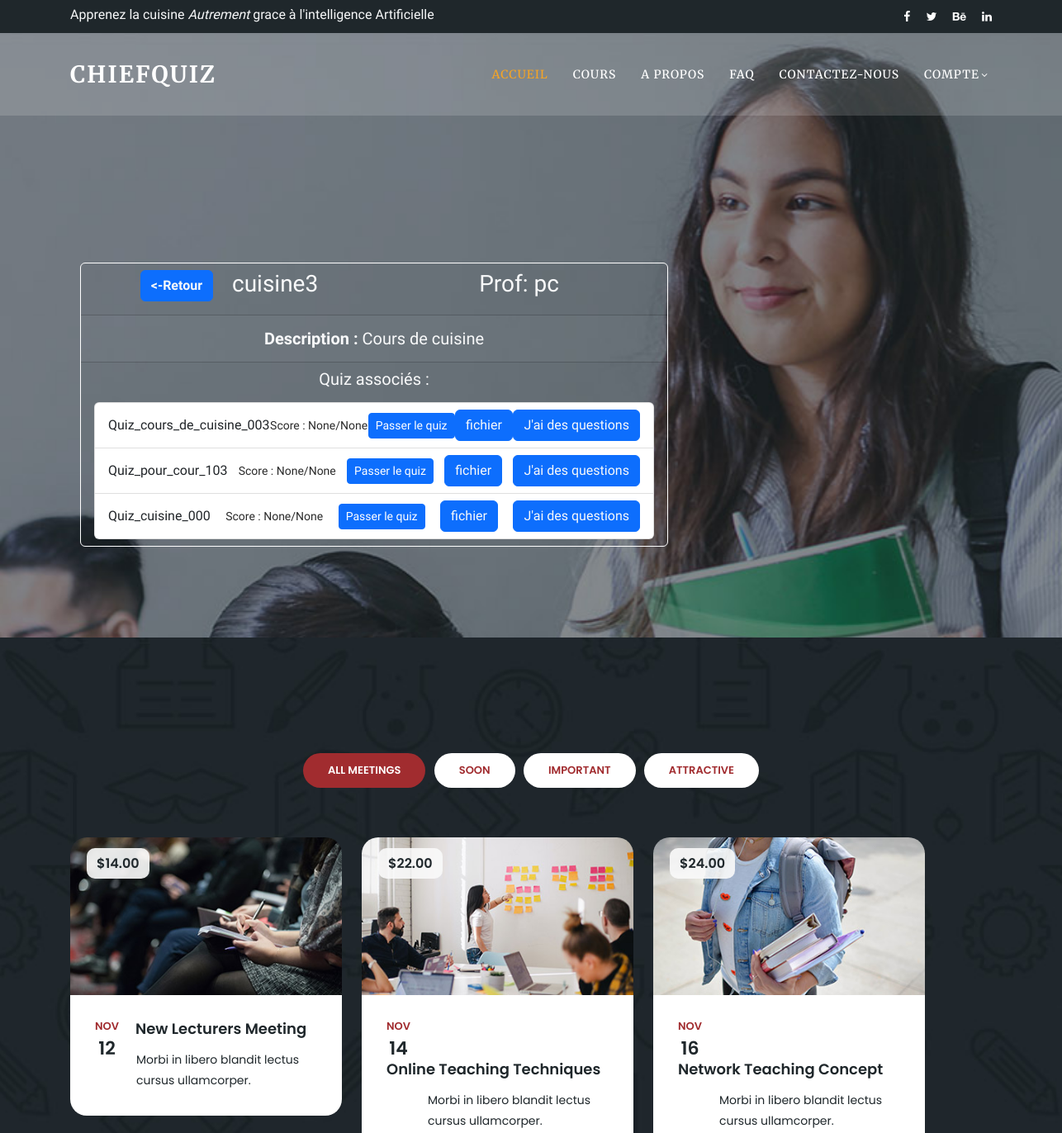
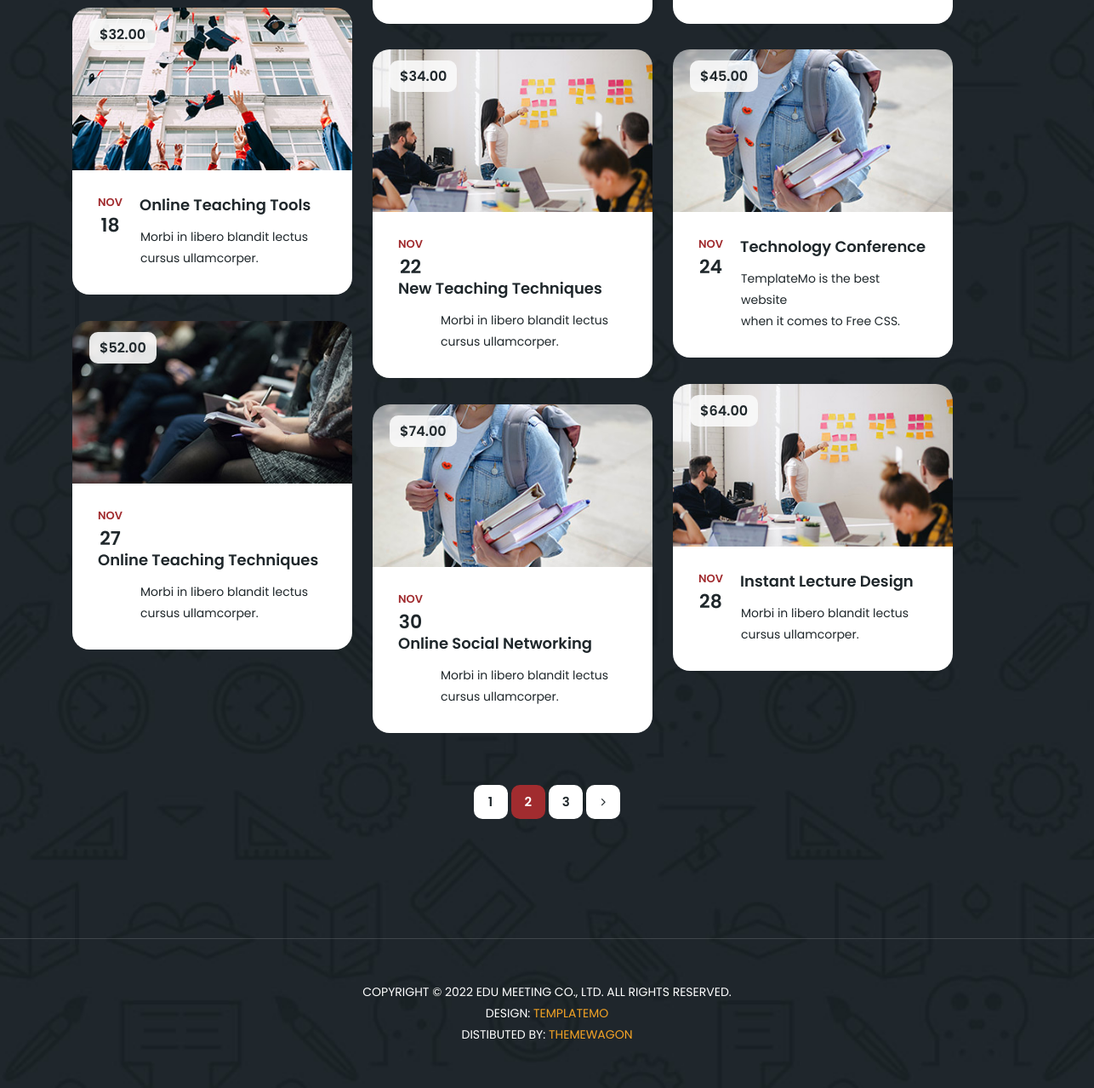
Screenshot of /course/9/ with the database file from the repository (2 pictures, top to bottom).
### lessons/models.py (models this page shows, shortened)
class Cours(models.Model):
    title = models.CharField(max_length=255)
    description  = models.CharField(max_length=255)
    file = models.FileField(upload_to=clean_filename)
    professeur = models.ForeignKey(Professeur, on_delete=models.CASCADE)
    etudiant = models.ManyToManyField(Etudiant)

class Professeur(models.Model):
    username = models.OneToOneField(User, on_delete=models.CASCADE)
    numero_de_carte = models.CharField(max_length=20, unique=True, blank=True, null=True)  # Numéro de carte étudiant
    phone = models.CharField(max_length=15, blank=True, null=True)  # Téléphone
    nom = models.CharField(max_length=100, null = False, blank= False)
    email = models.EmailField(max_length=100, null = False, blank= False)

class Quiz(models.Model):
    quiz_title = models.CharField(max_length=255)
    quiz_description = models.CharField(max_length=255)
    course = models.ForeignKey(Cours, on_delete=models.CASCADE, related_name="quizzes")
    total_score = models.IntegerField(null=True, blank=True )
    max_score = models.IntegerField(null=True, blank=True )

### lessons/views.py (the view)
# urls.py: path('course/<int:course_id>/', views.course_details, name='course_details'),
def course_details(request, course_id):
    course = get_object_or_404(Cours, id=course_id)
    quizzes = Quiz.objects.filter(course=course)
    context = {
        'course': course,
        'quizzes': quizzes,
        'is_staff': request.user.is_staff,
    }
    return render(request, 'cours_details.html', context)

### templates/cours_details.html (shortened to what this page needs)
<!doctype html>
{% load static %}
<head>
    <link href="https://cdn.jsdelivr.net/npm/bootstrap@5.2.3/dist/css/bootstrap.min.css" rel="stylesheet"
>
<link rel="stylesheet" href="https://cdnjs.cloudflare.com/ajax/libs/font-awesome/5.13.0/css/all.min.css">
    <link rel="stylesheet" href="{% static 'assets/css/fontawesome.css' %}">
    <link rel="stylesheet" href="{% static 'assets/css/templatemo-edu-meeting.css' %}">
    <link rel="stylesheet" href="{% static 'assets/css/owl.css' %}">
    <link rel="stylesheet" href="{% static 'assets/css/lightbox.css' %}">
</head>
<body>
 <div class="sub-header">
  <div class="container">
    <div class="row">
      <div class="col-lg-8 col-sm-8">
        <div class="left-content pt-2">
          <h6 class="redressed text-light">Apprenez la cuisine <em>Autrement</em> grace à l'intelligence Artificielle</h6>
        </div>
      </div>
      <div class="col-lg-4 col-sm-4">
        <div class="right-icons">
          <ul>
            <li><a href="#"><i class="fa fa-facebook"></i></a></li>
            <li><a href="#"><i class="fa fa-twitter"></i></a></li>
            <li><a href="#"><i class="fa fa-behance"></i></a></li>
            <li><a href="#"><i class="fa fa-linkedin"></i></a></li>
          </ul>
        </div>
      </div>
    </div>
  </div>
</div>
 <header class="header-area header-sticky">
  <div class="container">
      <div class="row">
          <div class="col-12">
              <nav class="main-nav">
                  <a href="{% url 'index' %}" class="logo merriweather">
                     ChiefQuiz
                  </a>
                  <ul class="nav merriweather">
                      <li class="scroll-to-section"><a href="{% url 'index' %}" class="active">Accueil</a></li>
                      <li><a href="{% url 'lescours' %}" class="merriweather">Cours</a></li>
                      <li class="scroll-to-section"><a href="#apply">A propos</a></li>
                      <li class="scroll-to-section1"><a href="{% url 'faquestion' %}">FAQ</a></li>
                      <li class="scroll-to-section"><a href="#contact">Contactez-nous</a></li>
                      <li class="has-sub">
                        <a href="javascript:void(0)">Compte</a>
                    </li>
                  </ul>
              </nav>
          </div>
      </div>
  </div>
</header>
<section class="heading-page header-text" id="top">
    <div class="container merriweather">
      <div class="row">
        <div class="col-lg-8">
          <div class="container mt-5">
            <div class="card redressed bg-transparent text-light" style="border: solid 1px white;">
                <div class="card-header text-center">
                    <h3 class="card-title">
                      <div class="row">
                      <div class="col"><a class="btn btn-primary text-light me-3" href="{% url 'index' %}" ><strong> <-Retour</strong></a> {{ course.title }} </div>
                      <div class="col">Prof: {{ course.professeur.username }}</div>
                    </div>
                    </h3>
                </div>
                <div class="card-body text-light ">
                    <h5><strong class="text-light">Description :</strong> {{ course.description }}</h5>
                </div>
                <div class="card-footer">
                    {% if quizzes %}
                        <h5 class="mb-3">Quiz associés :</h5>
                        <ul class="list-group">
                            {% for quiz in quizzes %}
                                <li class="list-group-item d-flex justify-content-between align-items-center">
                                    {{ quiz.quiz_title }}
                                    {% if not is_staff %}
                                    <p>Score : {{quiz.total_score}}/{{quiz.max_score}}</p>
                                    <a href="{% url 'quiz_details' quiz.id  %}" class="btn btn-primary btn-sm">Passer le quiz</a>
                                    {% else %}
                                    <a href="{% url 'quiz'   %}" class="btn btn-primary btn-sm">Ajouter</a>
                                    <a href="{% url 'quiz_details' quiz.id  %}" class="btn btn-primary btn-sm">Voir le quiz</a>
                                    {% endif %}
                                    {% if course.file %}
                                    <a href="{{ course.file.url }}" class="btn btn-primary text-light " target="_blank"> fichier </a>
                                    <a href="{% url 'ask_ai' course.id %}" class="btn btn-primary text-light" >J'ai des questions</a>
                                    {% else %}
                                        <p class="text-danger">Aucun fichier disponible pour ce cours.</p>
                                    {% endif %}
                                </li>
                            {% endfor %}
                        </ul>
                    {% else %}
                        <p class="text-warning">Aucun quiz associé à ce cours pour le moment.</p>
                    {% endif %}
                </div>
            </div>
        </div>
        </div>
      </div>
    </div>
  </section>
  <section class="meetings-page" id="meetings">
    <div class="container">
      <div class="row">
        <div class="col-lg-12">
          <div class="row">
            <div class="col-lg-12">
              <div class="filters">
                <ul>
                  <li data-filter="*"  class="active">All Meetings</li>
                  <li data-filter=".soon">Soon</li>
                  <li data-filter=".imp">Important</li>
                  <li data-filter=".att">Attractive</li>
                </ul>
              </div>
            </div>
            <div class="col-lg-12">
              <div class="row grid">
                <div class="col-lg-4 templatemo-item-col all soon">
                  <div class="meeting-item">
                    <div class="thumb">
                      <div class="price">
                        <span>$14.00</span>
                      </div>
                      <a href="meeting-details.html"><img src="assets/images/meeting-01.jpg" alt=""></a>
                    </div>
                    <div class="down-content">
                      <div class="date">
                        <h6>Nov <span>12</span></h6>
                      </div>
                      <a href="meeting-details.html"><h4>New Lecturers Meeting</h4></a>
                      <p>Morbi in libero blandit lectus<br>cursus ullamcorper.</p>
                    </div>
                  </div>
                </div>
                <div class="col-lg-4 templatemo-item-col all imp">
                  <div class="meeting-item">
                    <div class="thumb">
                      <div class="price">
                        <span>$22.00</span>
                      </div>
                      <a href="meeting-details.html"><img src="assets/images/meeting-02.jpg" alt=""></a>
                    </div>
                    <div class="down-content">
                      <div class="date">
                        <h6>Nov <span>14</span></h6>
                      </div>
                      <a href="meeting-details.html"><h4>Online Teaching Techniques</h4></a>
                      <p>Morbi in libero blandit lectus<br>cursus ullamcorper.</p>
                    </div>
                  </div>
                </div>
                <div class="col-lg-4 templatemo-item-col all soon">
                  <div class="meeting-item">
                    <div class="thumb">
                      <div class="price">
                        <span>$24.00</span>
                      </div>
                      <a href="meeting-details.html"><img src="assets/images/meeting-03.jpg" alt=""></a>
                    </div>
                    <div class="down-content">
                      <div class="date">
                        <h6>Nov <span>16</span></h6>
                      </div>
                      <a href="meeting-details.html"><h4>Network Teaching Concept</h4></a>
                      <p>Morbi in libero blandit lectus<br>cursus ullamcorper.</p>
                    </div>
                  </div>
                </div>
                <div class="col-lg-4 templatemo-item-col all att">
                  <div class="meeting-item">
                    <div class="thumb">
                      <div class="price">
                        <span>$32.00</span>
                      </div>
                      <a href="meeting-details.html"><img src="assets/images/meeting-04.jpg" alt=""></a>
                    </div>
                    <div class="down-content">
                      <div class="date">
                        <h6>Nov <span>18</span></h6>
                      </div>
                      <a href="meeting-details.html"><h4>Online Teaching Tools</h4></a>
                      <p>Morbi in libero blandit lectus<br>cursus ullamcorper.</p>
                    </div>
                  </div>
                </div>
                <div class="col-lg-4 templatemo-item-col all att">
                  <div class="meeting-item">
                    <div class="thumb">
                      <div class="price">
                        <span>$34.00</span>
                      </div>
                      <a href="meeting-details.html"><img src="assets/images/meeting-02.jpg" alt=""></a>
                    </div>
                    <div class="down-content">
                      <div class="date">
                        <h6>Nov <span>22</span></h6>
                      </div>
                      <a href="meeting-details.html"><h4>New Teaching Techniques</h4></a>
                      <p>Morbi in libero blandit lectus<br>cursus ullamcorper.</p>
                    </div>
                  </div>
                </div>
                <div class="col-lg-4 templatemo-item-col all imp">
                  <div class="meeting-item">
                    <div class="thumb">
                      <div class="price">
                        <span>$45.00</span>
                      </div>
                      <a href="meeting-details.html"><img src="assets/images/meeting-03.jpg" alt=""></a>
                    </div>
                    <div class="down-content">
                      <div class="date">
                        <h6>Nov <span>24</span></h6>
                      </div>
                      <a href="meeting-details.html"><h4>Technology Conference</h4></a>
                      <p>TemplateMo is the best website<br>when it comes to Free CSS.</p>
                    </div>
                  </div>
                </div>
                <div class="col-lg-4 templatemo-item-col all imp att">
                  <div class="meeting-item">
                    <div class="thumb">
                      <div class="price">
                        <span>$52.00</span>
                      </div>
                      <a href="meeting-details.html"><img src="assets/images/meeting-01.jpg" alt=""></a>
                    </div>
                    <div class="down-content">
                      <div class="date">
                        <h6>Nov <span>27</span></h6>
                      </div>
                      <a href="meeting-details.html"><h4>Online Teaching Techniques</h4></a>
                      <p>Morbi in libero blandit lectus<br>cursus ullamcorper.</p>
                    </div>
                  </div>
                </div>
                <div class="col-lg-4 templatemo-item-col all soon imp">
                  <div class="meeting-item">
                    <div class="thumb">
                      <div class="price">
                        <span>$64.00</span>
                      </div>
                      <a href="meeting-details.html"><img src="assets/images/meeting-02.jpg" alt=""></a>
                    </div>
                    <div class="down-content">
                      <div class="date">
                        <h6>Nov <span>28</span></h6>
                      </div>
                      <a href="meeting-details.html"><h4>Instant Lecture Design</h4></a>
                      <p>Morbi in libero blandit lectus<br>cursus ullamcorper.</p>
                    </div>
                  </div>
                </div>
                <div class="col-lg-4 templatemo-item-col all att soon">
                  <div class="meeting-item">
                    <div class="thumb">
                      <div class="price">
                        <span>$74.00</span>
                      </div>
                      <a href="meeting-details.html"><img src="assets/images/meeting-03.jpg" alt=""></a>
                    </div>
                    <div class="down-content">
                      <div class="date">
                        <h6>Nov <span>30</span></h6>
                      </div>
                      <a href="meeting-details.html"><h4>Online Social Networking</h4></a>
                      <p>Morbi in libero blandit lectus<br>cursus ullamcorper.</p>
                    </div>
                  </div>
                </div>
              </div>
            </div>
            <div class="col-lg-12">
              <div class="pagination">
                <ul>
                  <li><a href="#">1</a></li>
                  <li class="active"><a href="#">2</a></li>
                  <li><a href="#">3</a></li>
                  <li><a href="#"><i class="fa fa-angle-right"></i></a></li>
                </ul>
              </div>
            </div>
          </div>
        </div>
      </div>
    </div>
    <div class="footer">
      <p>Copyright © 2022 Edu Meeting Co., Ltd. All Rights Reserved.
          <br>
          Design: <a href="https://templatemo.com" target="_parent" title="free css templates">TemplateMo</a>
          <br>
          Distibuted By: <a href="https://themewagon.com" target="_blank" title="Build Better UI, Faster">ThemeWagon</a>
        </p>
    </div>
  </section>
</body>
</body>
</html>

### templates/cours_details.html (style rules this page uses)
.redressed { font-family: "Redressed", serif; }
.merriweather { font-family: "Merriweather", serif; }

### rows the page displays
Cours: title "cuisine3", professeur.username "pc", description "Cours de cuisine"
Quiz: quiz_title "Quiz_cours_de_cuisine_003", total_score "None", max_score "None"
Quiz: quiz_title "Quiz_pour_cour_103", total_score "None", max_score "None"
Quiz: quiz_title "Quiz_cuisine_000", total_score "None", max_score "None"
